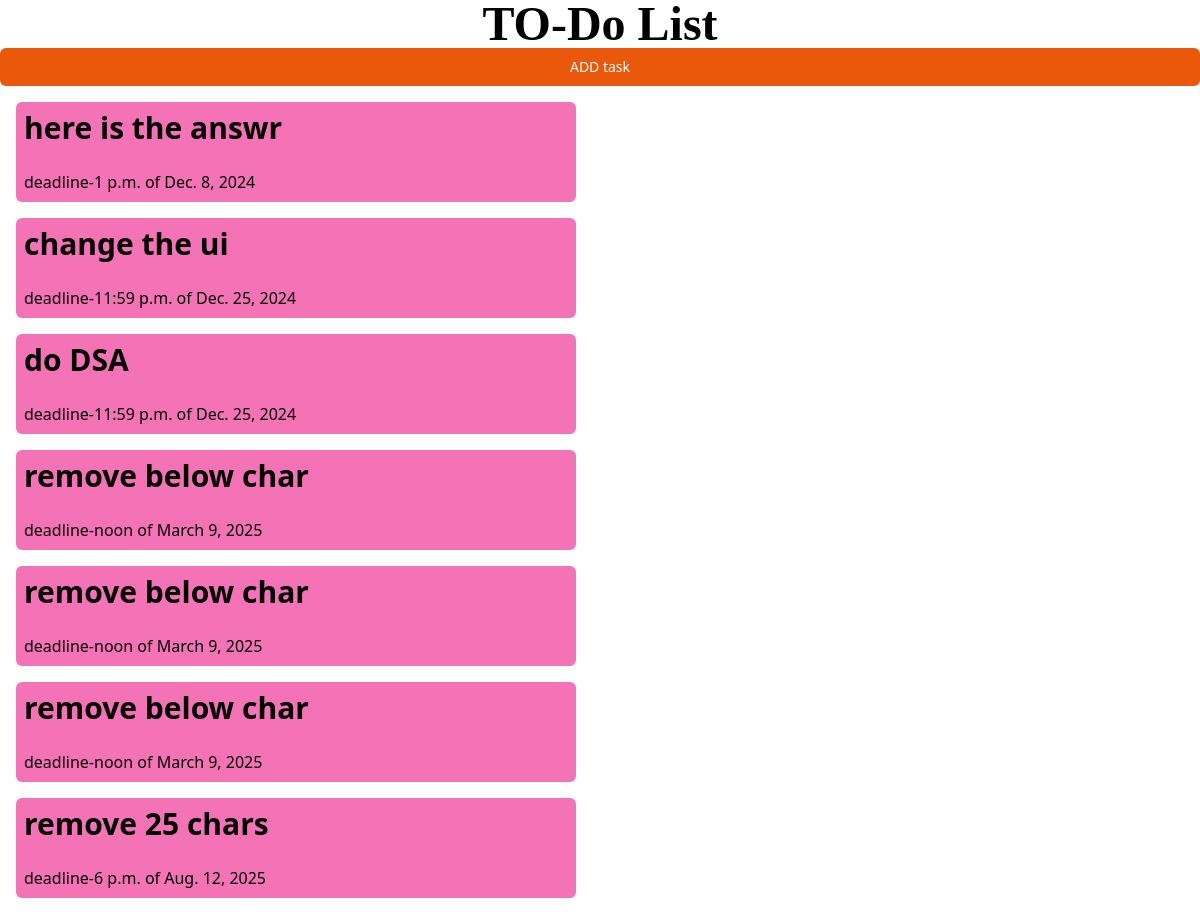
The page / on the database its author committed.
### list/models.py (models this page shows)
class Tasks(models.Model):
    task=models.TextField(max_length=100)
    last_date=models.DateField()
    dead_line=models.TimeField()

### list/views.py (the view)
# urls.py: path('',views.task_list,name='home'),
def task_list(request):
    tasks=Tasks.objects.all().order_by('last_date')
    return render(request,'app/task_list.html',{'tasks':tasks})

### list/templates/app/task_list.html (shortened to what this page needs)
{%extends "layout.html"%}
{% block content %}
<h1 class="text-5xl  text-center font-black font-serif ">TO-Do List</h1>
<a href="{%url 'task_add'%}" type="button" class="inline-flex items-center justify-center w-[100%] px-4 py-2 border border-transparent text-sm
font-medium rounded-md text-white bg-orange-600 hover:bg-orange-700 focus:outline-none focus:ring-2
focus:ring-offset-2 focus:ring-orange-500">ADD task</a>
<div class="grid grid-cols-2 gap-4">
    <div class="1">
        {%for task in tasks%}
        <div class="bg-pink-400 p-2 m-4  rounded-md">
        <h1 class="font-bold text-3xl">{{task.task}}</h1>
        <p>deadline-{{task.dead_line}} of {{task.last_date}}</p>
        </div>
        {% endfor %}
    </div>
</div>
{% endblock %}

### templates/layout.html (shortened to what this page needs)
{% load static tailwind_tags %}
{%load static%}
<!DOCTYPE html>
<html lang="en">
<head>
    {% tailwind_css %}
</head>
<body>
    {% block content %}{% endblock %}
</body>
</html>

### rows shown on the page
Tasks: task "here is the answr", dead_line "1 p.m.", last_date "Dec. 8, 2024"
Tasks: task "change the ui", dead_line "11:59 p.m.", last_date "Dec. 25, 2024"
Tasks: task "do DSA", dead_line "11:59 p.m.", last_date "Dec. 25, 2024"
Tasks: task "remove below char", dead_line "noon", last_date "March 9, 2025"
Tasks: task "remove below char", dead_line "noon", last_date "March 9, 2025"
Tasks: task "remove below char", dead_line "noon", last_date "March 9, 2025"
Tasks: task "remove 25 chars", dead_line "6 p.m.", last_date "Aug. 12, 2025"
